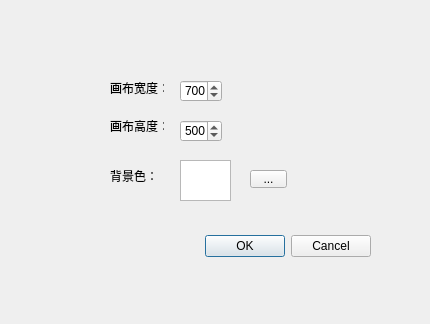
<?xml version="1.0" encoding="UTF-8"?>
<ui version="4.0">
 <class>Dialog</class>
 <widget class="QDialog" name="Dialog">
  <property name="geometry">
   <rect>
    <x>0</x>
    <y>0</y>
    <width>430</width>
    <height>324</height>
   </rect>
  </property>
  <property name="windowTitle">
   <string>Dialog</string>
  </property>
  <widget class="QDialogButtonBox" name="buttonBox">
   <property name="geometry">
    <rect>
     <x>30</x>
     <y>230</y>
     <width>341</width>
     <height>32</height>
    </rect>
   </property>
   <property name="orientation">
    <enum>Qt::Horizontal</enum>
   </property>
   <property name="standardButtons">
    <set>QDialogButtonBox::Cancel|QDialogButtonBox::Ok</set>
   </property>
  </widget>
  <widget class="QSpinBox" name="widthSpinBox">
   <property name="geometry">
    <rect>
     <x>180</x>
     <y>80</y>
     <width>42</width>
     <height>22</height>
    </rect>
   </property>
   <property name="minimumSize">
    <size>
     <width>42</width>
     <height>0</height>
    </size>
   </property>
   <property name="minimum">
    <number>400</number>
   </property>
   <property name="maximum">
    <number>10000</number>
   </property>
   <property name="value">
    <number>700</number>
   </property>
  </widget>
  <widget class="QSpinBox" name="heightSpinBox">
   <property name="geometry">
    <rect>
     <x>180</x>
     <y>120</y>
     <width>42</width>
     <height>22</height>
    </rect>
   </property>
   <property name="minimum">
    <number>300</number>
   </property>
   <property name="maximum">
    <number>10000</number>
   </property>
   <property name="value">
    <number>500</number>
   </property>
  </widget>
  <widget class="QTextBrowser" name="textBrowser">
   <property name="geometry">
    <rect>
     <x>180</x>
     <y>160</y>
     <width>51</width>
     <height>41</height>
    </rect>
   </property>
  </widget>
  <widget class="QToolButton" name="toolButton">
   <property name="geometry">
    <rect>
     <x>250</x>
     <y>170</y>
     <width>37</width>
     <height>18</height>
    </rect>
   </property>
   <property name="text">
    <string>...</string>
   </property>
  </widget>
  <widget class="QLabel" name="label">
   <property name="geometry">
    <rect>
     <x>110</x>
     <y>80</y>
     <width>54</width>
     <height>16</height>
    </rect>
   </property>
   <property name="text">
    <string>画布宽度：</string>
   </property>
  </widget>
  <widget class="QLabel" name="label_2">
   <property name="geometry">
    <rect>
     <x>110</x>
     <y>120</y>
     <width>54</width>
     <height>12</height>
    </rect>
   </property>
   <property name="text">
    <string>画布高度：</string>
   </property>
  </widget>
  <widget class="QLabel" name="label_3">
   <property name="geometry">
    <rect>
     <x>110</x>
     <y>170</y>
     <width>54</width>
     <height>12</height>
    </rect>
   </property>
   <property name="text">
    <string>背景色：</string>
   </property>
  </widget>
 </widget>
 <resources/>
 <connections>
  <connection>
   <sender>buttonBox</sender>
   <signal>accepted()</signal>
   <receiver>Dialog</receiver>
   <slot>accept()</slot>
   <hints>
    <hint type="sourcelabel">
     <x>248</x>
     <y>254</y>
    </hint>
    <hint type="destinationlabel">
     <x>157</x>
     <y>274</y>
    </hint>
   </hints>
  </connection>
  <connection>
   <sender>buttonBox</sender>
   <signal>rejected()</signal>
   <receiver>Dialog</receiver>
   <slot>reject()</slot>
   <hints>
    <hint type="sourcelabel">
     <x>316</x>
     <y>260</y>
    </hint>
    <hint type="destinationlabel">
     <x>286</x>
     <y>274</y>
    </hint>
   </hints>
  </connection>
 </connections>
</ui>
